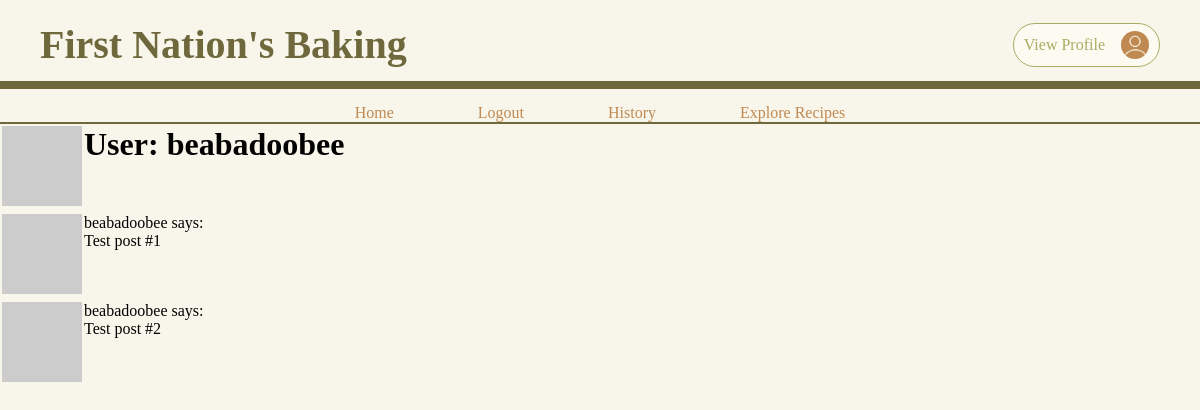
The app's page /user/beabadoobee (signed in) with its own data.
### app/models.py (models this page shows, shortened)
class User(UserMixin, db.Model):
    id: so.Mapped[int] = so.mapped_column(primary_key=True)
    username: so.Mapped[str] = so.mapped_column(sa.String(64), index=True,
                                                unique=True)
    email: so.Mapped[str] = so.mapped_column(sa.String(120), index=True,
                                             unique=True)
    password_hash: so.Mapped[Optional[str]] = so.mapped_column(sa.String(256))
    posts: so.WriteOnlyMapped['Post'] = so.relationship(
        back_populates='author')
    def avatar(self, size):
        digest = md5(self.email.lower().encode('utf-8')).hexdigest()
        return f'https://www.gravatar.com/avatar/{digest}?d=identicon&s={size}'

### app/routes.py (the view)
@app.route('/user/<username>')
@login_required
def user(username):
    user = db.first_or_404(sa.select(User).where(User.username == username))
    posts = [
        {'author': user, 'body': 'Test post #1'},
        {'author': user, 'body': 'Test post #2'}
    ]
    return render_template('user.html', user=user, posts=posts)

### app/models.py (called while the page is built)
@login.user_loader
def load_user(id):
    return db.session.get(User, int(id))

### app/templates/user.html (shortened to what this page needs)
{% extends "base.html" %}
{% block content %}
    <table>
        <tr valign="top">
            <td><img src="{{ user.avatar(128) }}"></td>
            <td><h1>User: {{ user.username }}</h1></td>
        </tr>
    </table>
    {% for post in posts %}
    <table>
        <tr valign="top">
            <td><img src="{{ post.author.avatar(36) }}"></td>
            <td>{{ post.author.username }} says:<br>{{ post.body }}</td>
        </tr>
    </table>
    {% endfor %}
{% endblock %}

### app/static/style.css (style rules this page uses)
* { margin:0; padding: 0; box-sizing: border-box; }
body { background-color:#F8F6EB; }

### records on screen
User: username "beabadoobee", author.username "beabadoobee" "beabadoobee"

### other values on screen
{{ post.body }} "Test post #1" "Test post #2"
